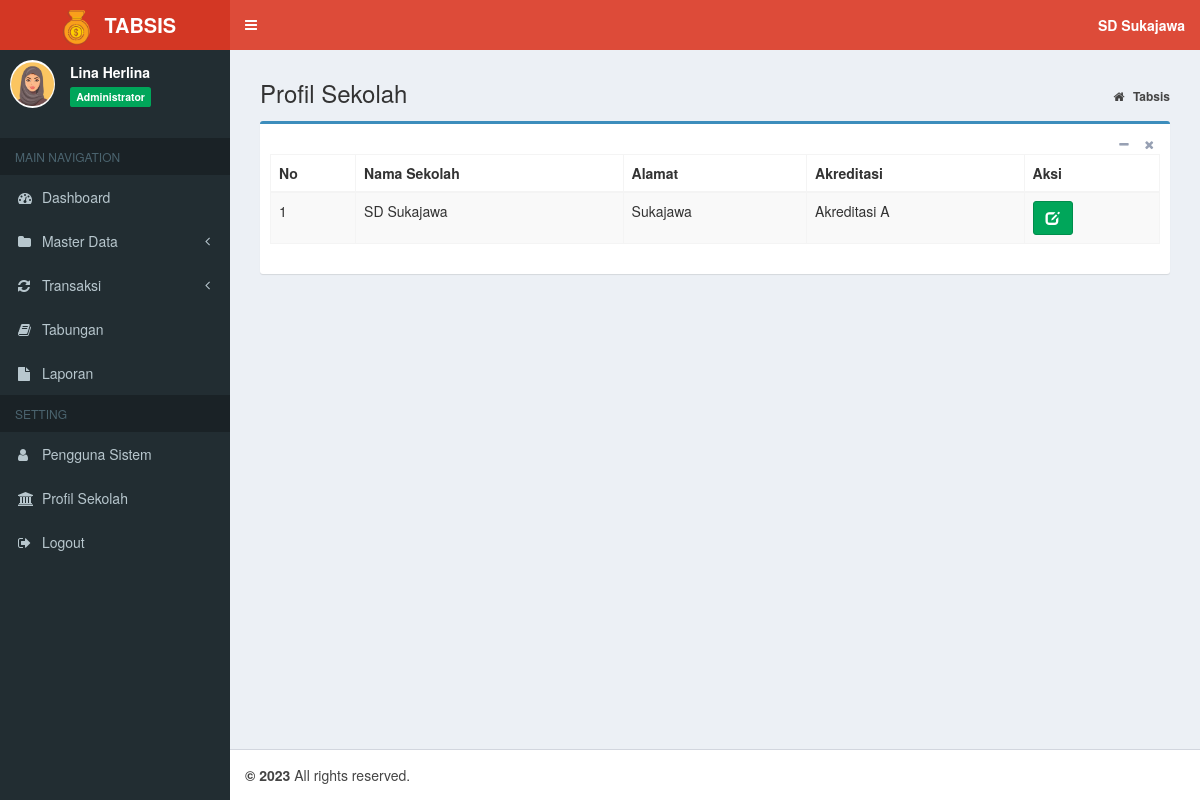
Page /index.php?page=MyApp/data_profil (signed in) on the committed database.
### tables this page shows
CREATE TABLE `tb_profil` (
  `id_profil` int(11) NOT NULL,
  `nama_sekolah` varchar(200) NOT NULL,
  `alamat` varchar(400) NOT NULL,
  `akreditasi` char(2) NOT NULL
);

### admin/profil/data_profil.php (the view)
<section class="content-header">
	<h1>
		Profil Sekolah
	</h1>
	<ol class="breadcrumb">
		<li>
			<a href="index.php">
				<i class="fa fa-home"></i>
				<b>Tabsis</b>
			</a>
		</li>
	</ol>
</section>
<section class="content">
	<div class="box box-primary">
		<div class="box-header">
			<div class="box-tools pull-right">
				<button type="button" class="btn btn-box-tool" data-widget="collapse">
					<i class="fa fa-minus"></i>
				</button>
				<button type="button" class="btn btn-box-tool" data-widget="remove">
					<i class="fa fa-remove"></i>
				</button>
			</div>
		</div>
		<div class="box-body">
			<div class="table-responsive">
				<table class="table table-bordered table-striped">
					<thead>
						<tr>
							<th>No</th>
							<th>Nama Sekolah</th>
							<th>Alamat</th>
							<th>Akreditasi</th>
							<th>Aksi</th>
						</tr>
					</thead>
					<tbody>
						<?php
                  $no = 1;
                  $sql = $koneksi->query("select * from tb_profil");
                  while ($data= $sql->fetch_assoc()) {
                ?>
						<tr>
							<td>
								<?php echo $no++; ?>
							</td>
							<td>
								<?php echo $data['nama_sekolah']; ?>
							</td>
							<td>
								<?php echo $data['alamat']; ?>
							</td>
							<td>
								Akreditasi
								<?php echo $data['akreditasi']; ?>
							</td>
							<td>
								<a href="?page=MyApp/edit_profil&kode=<?php echo $data['id_profil']; ?>" title="Ubah"
								 class="btn btn-success">
									<i class="glyphicon glyphicon-edit"></i>
								</a>
							</td>
						</tr>
						<?php
                  }
                ?>
					</tbody>
				</table>
			</div>
		</div>
	</div>
</section>

### index.php (shortened to what this page needs)
<?php
    if (isset($_SESSION["ses_username"])==""){
		header("location: login.php");
    }else{
      $data_nama = $_SESSION["ses_nama"];
      $data_level = $_SESSION["ses_level"];
    }
    include "inc/koneksi.php";
	$sql = $koneksi->query("SELECT * from tb_profil");
	while ($data= $sql->fetch_assoc()) {
		$nama=$data['nama_sekolah'];
	}
?>
<!DOCTYPE html>
<html>
<head>
	<link rel="stylesheet" href="bootstrap/css/bootstrap.min.css">
	<link rel="stylesheet" href="https://cdnjs.cloudflare.com/ajax/libs/font-awesome/4.5.0/css/font-awesome.min.css">
	<link rel="stylesheet" href="https://cdnjs.cloudflare.com/ajax/libs/ionicons/2.0.1/css/ionicons.min.css">
	<link rel="stylesheet" href="plugins/datatables/dataTables.bootstrap.css">
	<link rel="stylesheet" href="plugins/select2/select2.min.css">
	<link rel="stylesheet" href="dist/css/AdminLTE.min.css">
	<link rel="stylesheet" href="dist/css/skins/_all-skins.min.css">
</head>
<body class="hold-transition skin-red sidebar-mini">
	<div class="wrapper">
		<header class="main-header">
			<a href="index.php" class="logo">
				<span class="logo-lg">
					<img src="dist/img/logo.png" width="45px">
					<b>TABSIS</b>
				</span>
			</a>
			<nav class="navbar navbar-static-top">
				<a href="#" class="sidebar-toggle" data-toggle="offcanvas" role="button">
				</a>
				<div class="navbar-custom-menu">
					<ul class="nav navbar-nav">
						<li class="dropdown messages-menu">
							<a class="dropdown-toggle" data-toggle="dropdown">
								<span>
									<b>
										<?= $nama; ?>
									</b>
								</span>
							</a>
						</li>
					</ul>
				</div>
			</nav>
		</header>
		<aside class="main-sidebar">
			<section class="sidebar">
				</<b>
				<div class="user-panel">
					<div class="pull-left image">
						<img src="dist/img/avatar.png" class="img-circle" alt="User Image">
					</div>
					<div class="pull-left info">
						<p>
							<?php echo $data_nama; ?>
						</p>
						<span class="label label-success">
							<?php echo $data_level; ?>
						</span>
					</div>
				</div>
				<ul class="sidebar-menu">
					<li class="header">MAIN NAVIGATION</li>
					<?php
          if ($data_level=="Administrator"){
        ?>
					<li class="treeview">
						<a href="?page=admin">
							<i class="fa fa-dashboard"></i>
							<span>Dashboard</span>
						</a>
					</li>
					<li class="treeview">
						<a href="#">
							<i class="fa fa-folder"></i>
							<span>Master Data</span>
							<span class="pull-right-container">
								<i class="fa fa-angle-left pull-right"></i>
							</span>
						</a>
					</li>
					<li class="treeview">
						<a href="#">
							<i class="fa fa-refresh"></i>
							<span>Transaksi</span>
							<span class="pull-right-container">
								<i class="fa fa-angle-left pull-right"></i>
							</span>
						</a>
					</li>
					<li class="treeview">
						<a href="?page=view_tabungan">
							<i class="fa fa-book"></i>
							<span>Tabungan</span>
						</a>
					</li>
					<li class="treeview">
						<a href="?page=laporan">
							<i class="fa fa-file"></i>
							<span>Laporan</span>
						</a>
					</li>
					<li class="header">SETTING</li>
					<li class="treeview">
						<a href="?page=MyApp/data_pengguna">
							<i class="fa fa-user"></i>
							<span>Pengguna Sistem</span>
						</a>
					</li>
					<li class="treeview">
						<a href="?page=MyApp/data_profil">
							<i class="fa fa-bank"></i>
							<span>Profil Sekolah</span>
						</a>
					</li>
					<?php
            }
          ?>
					<li>
						<a href="logout.php" onclick="return confirm('Anda yakin keluar dari aplikasi ?')">
							<i class="fa fa-sign-out"></i>
							<span>Logout</span>
						</a>
					</li>
			</section>
		</aside>
		<div class="content-wrapper">
			<section class="content">
				<?php
      if(isset($_GET['page'])){
          $hal = $_GET['page'];
          switch ($hal) {
              case 'MyApp/data_profil':
                  include "admin/profil/data_profil.php";
                  break;
          }
                        }
    ?>
			</section>
		</div>
		<footer class="main-footer">
			<strong> &copy;
				<a href=""></a>2023</strong> All rights reserved.
		</footer>
</body>
</html>

### rows in the picture
tb_profil: nama_sekolah "SD Sukajawa", alamat "Sukajawa", akreditasi "A"

### other values in the picture
$data_nama "Lina Herlina"
$data_level "Administrator"
